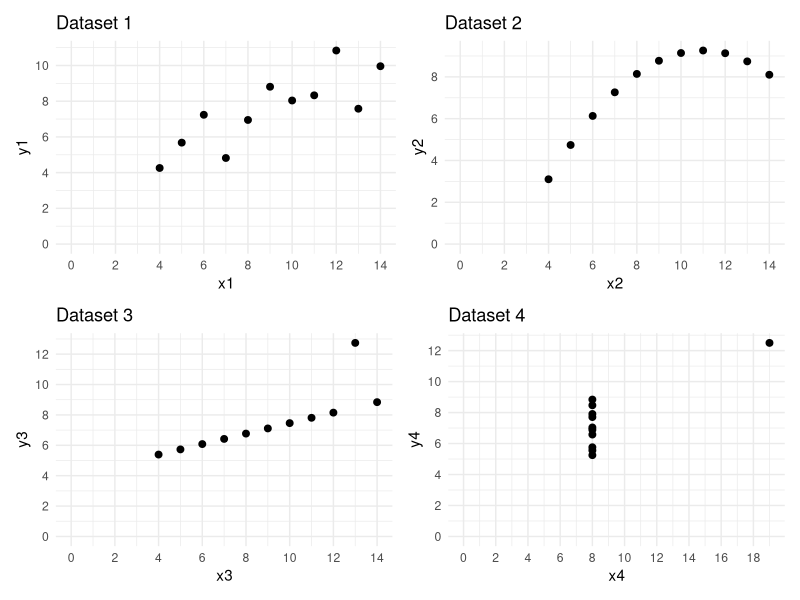
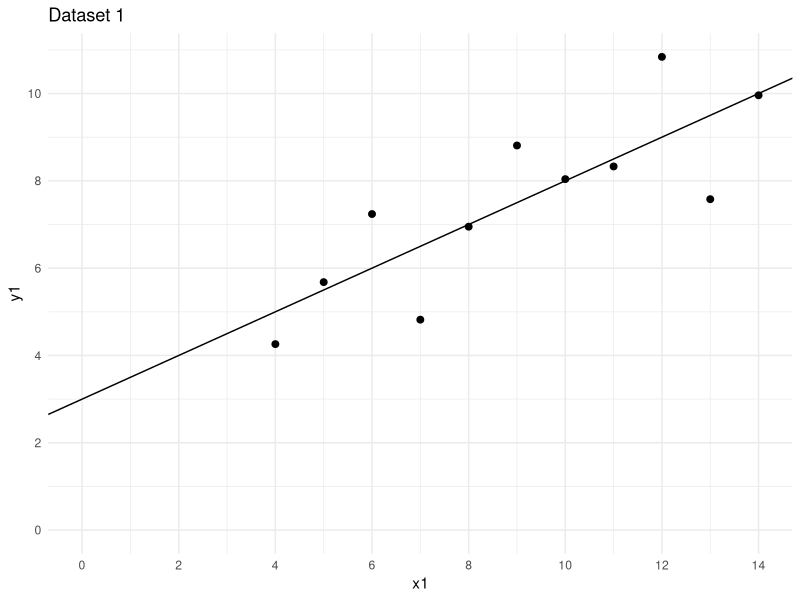
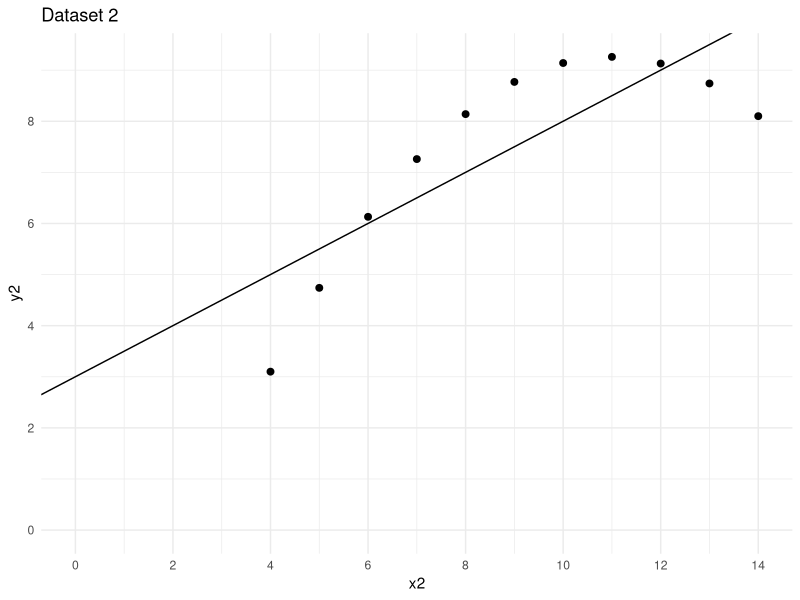
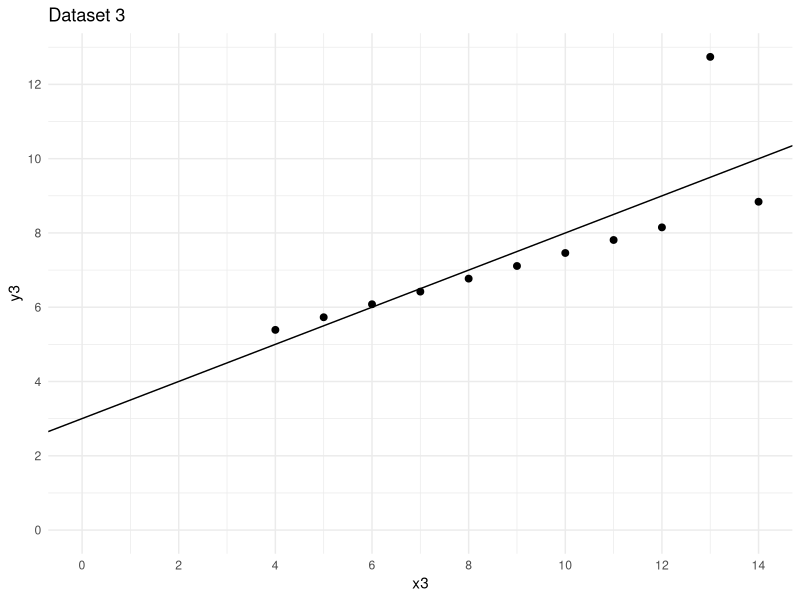
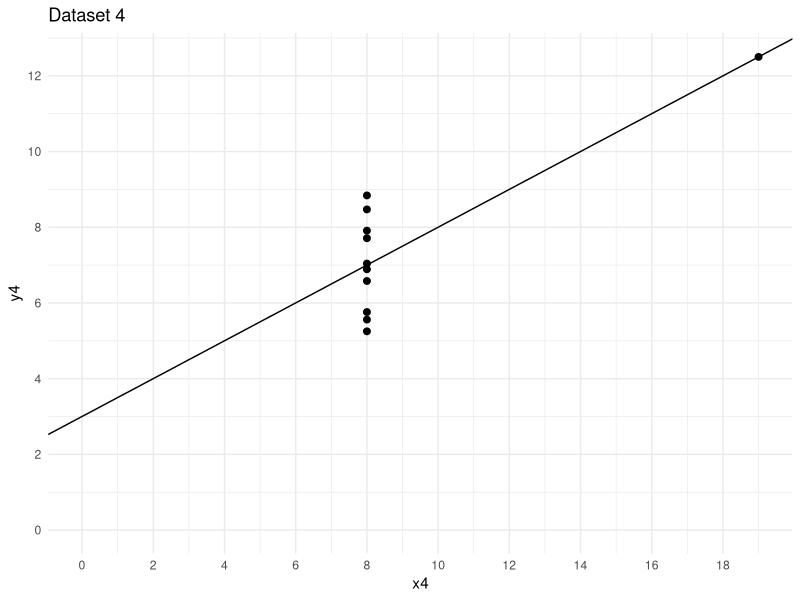
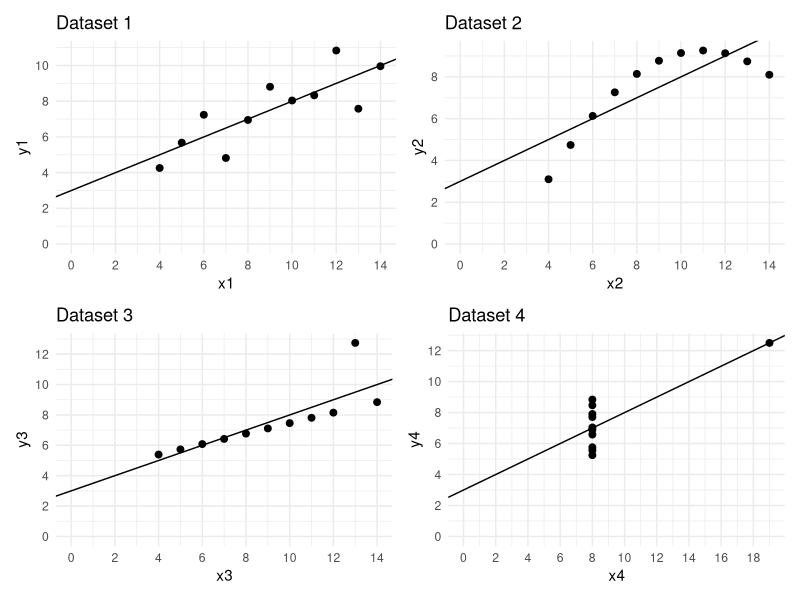

Reproduce these figures in R, in order.
library(datasets) # for anscombe data
library(tidyverse) # for ggplot2 among others
library(patchwork) # combining plots together

# naming the data and loading it
quartet <- datasets::anscombe

# make plots

p1 <- ggplot(quartet) +
  geom_point(aes(x1, y1), color = "black", size = 2) +
  scale_x_continuous(breaks = seq(0,20,2)) +
  scale_y_continuous(breaks = seq(0,12,2)) +
  expand_limits(x = 0, y = 0) +
  labs(x = "x1", y = "y1",
       title = "Dataset 1" ) +
  theme_minimal()
p2 <- ggplot(quartet) +
  geom_point(aes(x2, y2), color = "black", size = 2) +
  scale_x_continuous(breaks = seq(0,20,2)) +
  scale_y_continuous(breaks = seq(0,12,2)) +
  expand_limits(x = 0, y = 0) +
  labs(x = "x2", y = "y2",
       title = "Dataset 2" ) +
  theme_minimal()


p3 <- ggplot(quartet) +
  geom_point(aes(x3, y3), color = "black", size = 2) +
  scale_x_continuous(breaks = seq(0,20,2)) +
  scale_y_continuous(breaks = seq(0,12,2)) +
  expand_limits(x = 0, y = 0) +
  labs(x = "x3", y = "y3",
       title = "Dataset 3" ) +
  theme_minimal()

p4 <- ggplot(quartet) +
  geom_point(aes(x4, y4), color = "black", size = 2) +
  scale_x_continuous(breaks = seq(0,20,2)) +
  scale_y_continuous(breaks = seq(0,12,2)) +
  expand_limits(x = 0, y = 0) +
  labs(x = "x4", y = "y4",
       title = "Dataset 4" ) +
  theme_minimal()


(p1 + p2) / (p3 + p4)


lm1 <- lm(y1 ~ x1, data = quartet)
lm1


p1_proper <- p1 + ggplot2::geom_abline(intercept = 3.0001, slope = 0.5001, color = "black")

p1_proper


lm2 <- lm(y2 ~ x2, data = quartet)
lm2

p2_proper <- p2 + ggplot2::geom_abline(intercept = 3.001, slope = 0.500, color = "black")

p2_proper

lm3 <- lm(y3 ~ x3, data = quartet)
lm3

p3_proper <- p3 + ggplot2::geom_abline(intercept = 3.0025, slope = 0.4997, color = "black")

p3_proper

lm4 <- lm(y4 ~ x4, data = quartet)
lm4

p4_proper <- p4 + ggplot2::geom_abline(intercept = 3.0017, slope = 0.4999, color = "black")

p4_proper

(p1_proper + p2_proper) / (p3_proper + p4_proper)




